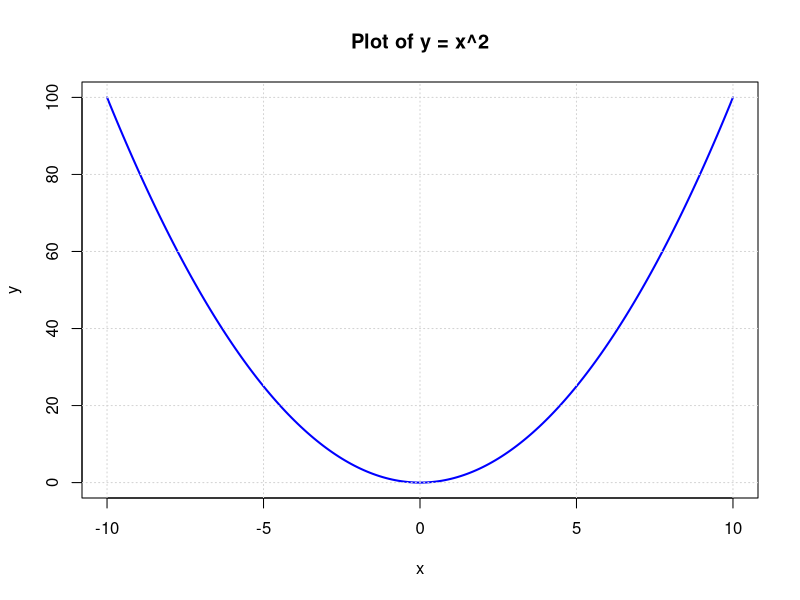

R code for this plot:
# Basic R Program to Plot y = x^2

# 1. Create a sequence of x values from -10 to 10 with increments of 0.1
x <- seq(-10, 10, by = 0.1)

# 2. Compute the corresponding y values using the function y = x^2
y <- x^2

# 3. Plot the graph
#    - x: the x-axis values
#    - y: the y-axis values
#    - type = "l": specifies a line plot
#    - col = "blue": sets the line color to blue
#    - lwd = 2: sets the line width to 2
#    - main: title of the plot
#    - xlab: label for the x-axis
#    - ylab: label for the y-axis
plot(x, y, type = "l", col = "blue", lwd = 2,
     main = "Plot of y = x^2",
     xlab = "x",
     ylab = "y")

# 4. Add grid lines to the plot for better readability
grid()
